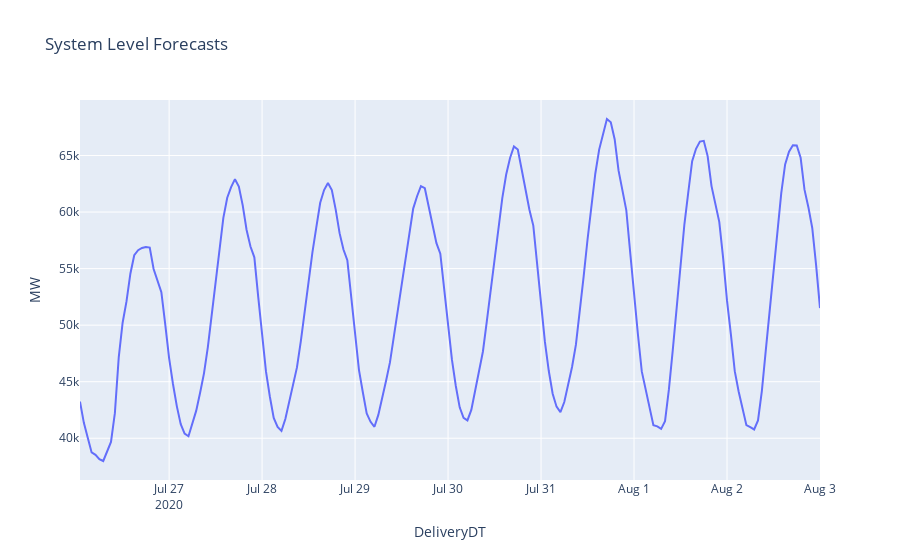

Write notebook code for a chart like this one.
### Code cell
system_df = long_load_fcst.loc[long_load_fcst.WeatherZone == 'SystemTotal', :] 

system_df.head()

systemFig = px.line(system_df, x="DeliveryDT", y="MW", title='System Level Forecasts')

systemFig.show()

### Figure 1 — Plotly figure (JSON) as saved in the notebook; plotly's stock layout.template omitted (floating-point values rounded to 4 significant figures; data arrays with more than 128 entries replaced by an {"elided": "..."} marker saying what was removed)
{"data": [{"hovertemplate": "DeliveryDT=%{x}<br>MW=%{y}<extra></extra>", "legendgroup": "", "line": {"color": "#636efa", "dash": "solid"}, "mode": "lines", "name": "", "showlegend": false, "type": "scatter", "x": {"elided": "192 str values"}, "xaxis": "x", "y": {"elided": "192 float values"}, "yaxis": "y"}], "layout": {"legend": {"tracegroupgap": 0}, "title": {"text": "System Level Forecasts"}, "xaxis": {"anchor": "y", "domain": [0, 1], "title": {"text": "DeliveryDT"}}, "yaxis": {"anchor": "x", "domain": [0, 1], "title": {"text": "MW"}}}}
